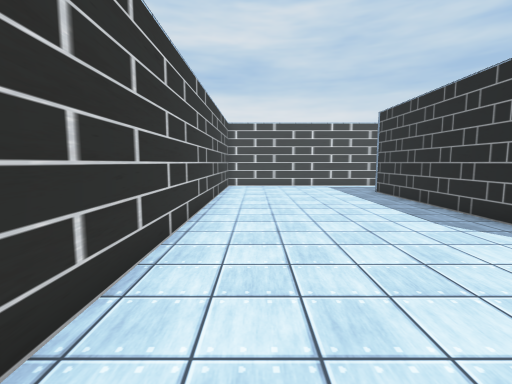
[1] (above)

20 first-person views from a walk through a Unity game level. The camera is 1.5 m above the floor, tilts 6° down and sees 85° across. The floor is counted in squares, 1 m on a side. Each view is taken from the middle of a square. On the plan, view 1 faces up. The plan holds only what a view shows up to about 14 squares ahead; the rest is blank. The place goes on beyond the plan. The player character is not drawn. Some surface patterns are stand-ins.

[2]
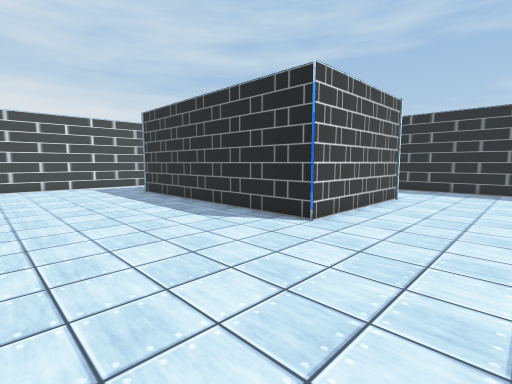

[3]
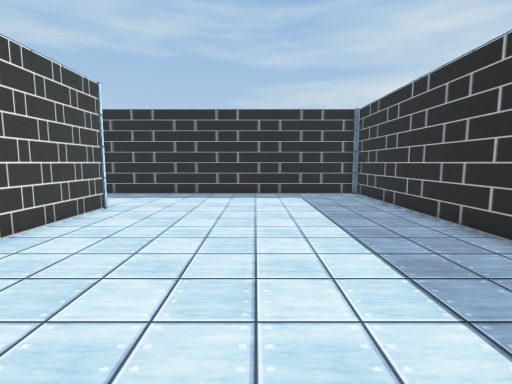

[4]
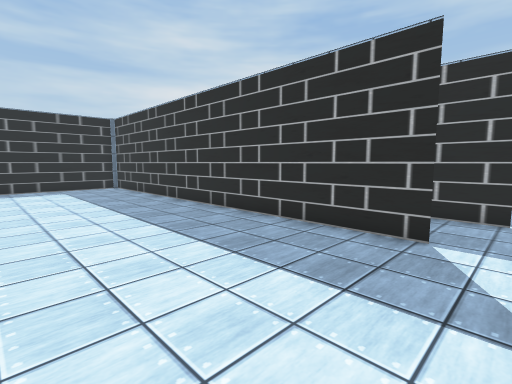

[5]
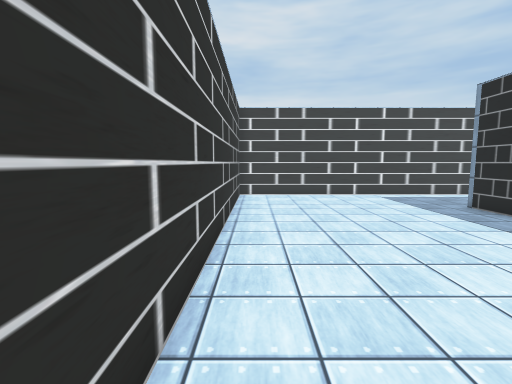

[6]
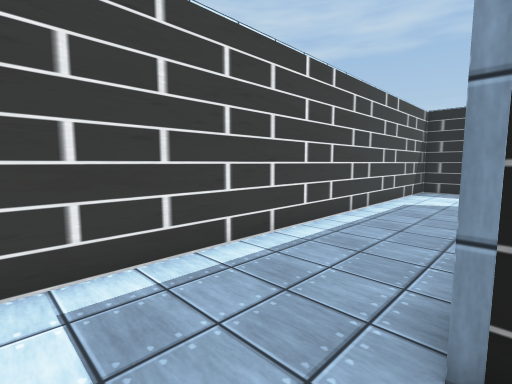

[7]
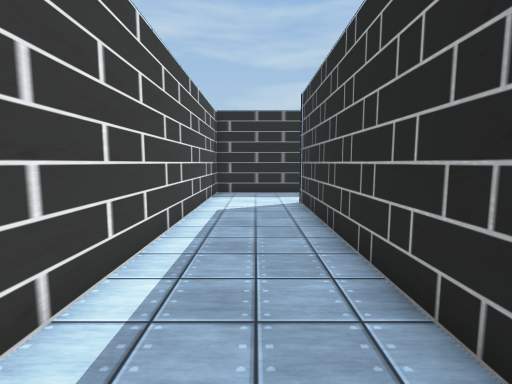

[8]
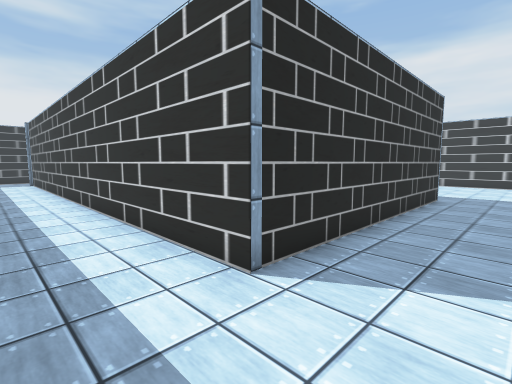

[9]
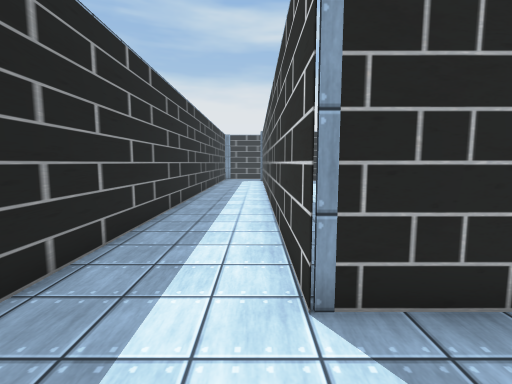

[10]
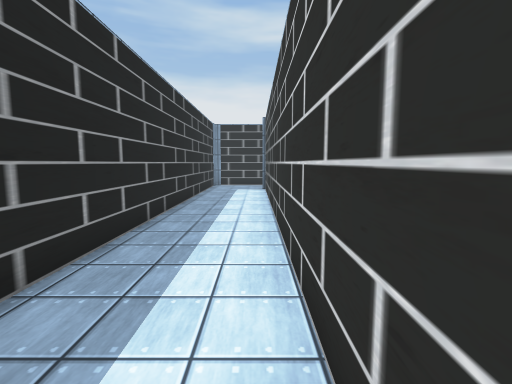

[11]
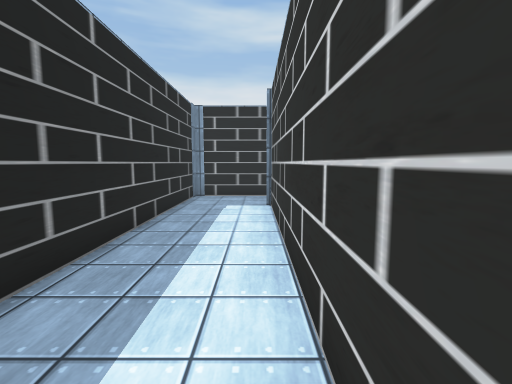

[12]
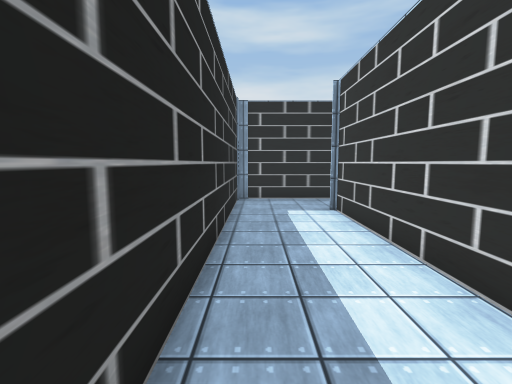

[13]
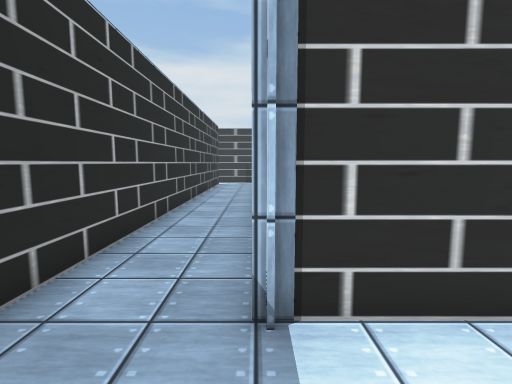

[14]
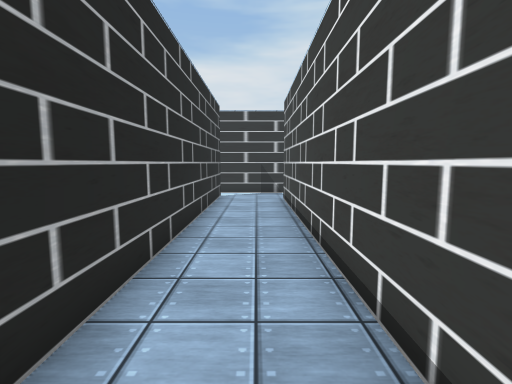

[15]
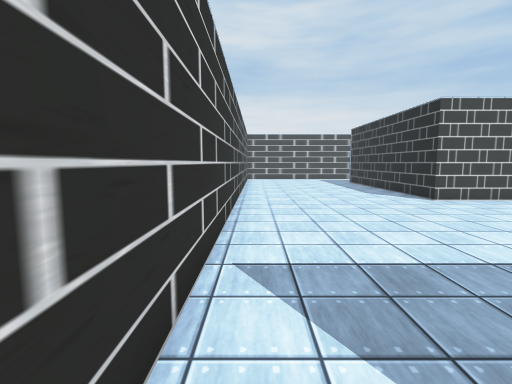

[16]
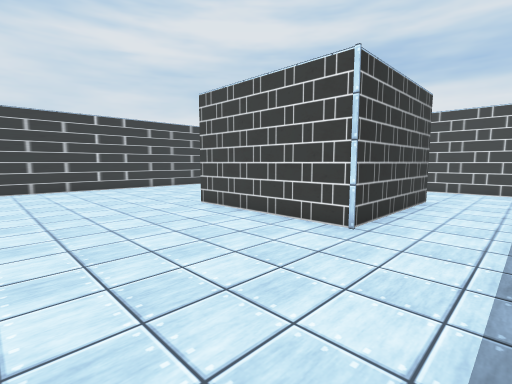

[17]
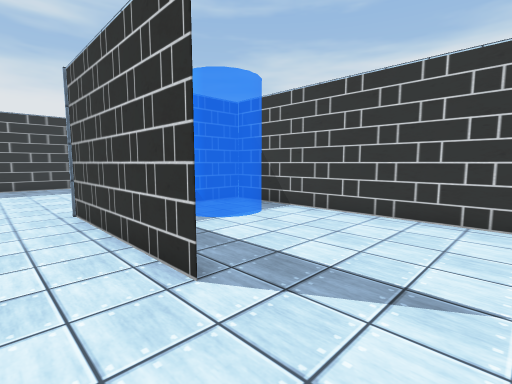

[18]
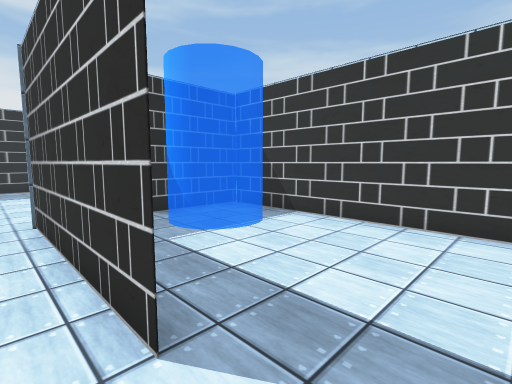

[19]
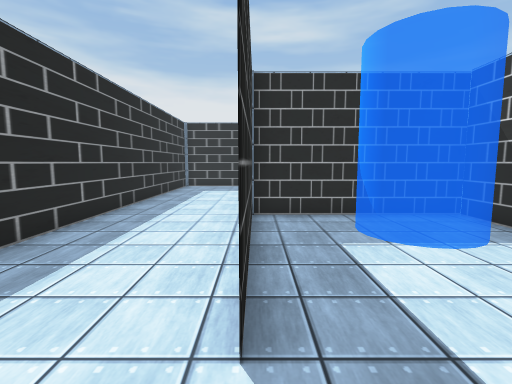

[20]
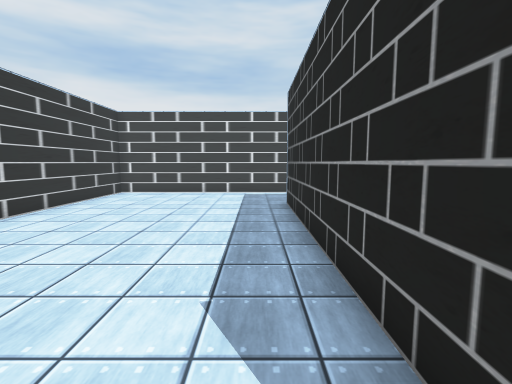

### Floor plan
Points are (right, up) in squares from view 1. A wall is a line through its corners. A room is listed if a view was taken in it or the views show most of it. See-through windows are left out.
Room 1 (views 1, 2, 3, 4, 5, 6, 7, 8, 9, 10, 11, 12, 13, 14, 15, 16, 17, 18, 19, 20)
walls: (6.1, 12.8) (6.1, 4) (12.1, 4) (12.1, 10.1) (12.1, 4) (6.1, 4) (6.1, 14.3) (16.5, 14.3) (16.5, -6.1); (14.4, 14.3) (11.4, 14.3); (10.9, -5.8) (0.5, -5.8); (0.2, -5.8) (16.5, -5.8) (16.5, 7.2); (-0.8, -8.6) (19.7, -8.6) (19.7, 18); (20.1, 17.9) (-1.7, 17.9) (-1.7, -8.8)

Positions as (right, up) in squares from view 1, and headings:
1: (0, 0), facing up
2: (0, 0), facing up-right
3: (3, -1), facing right
4: (-1, 0), facing down-right
5: (-1, 5), facing up
6: (4, 14), facing up-right
7: (6, 16), facing right
8: (19, 17), facing down-left
9: (17, 17), facing down
10: (17, 10), facing down
11: (17, 4), facing down
12: (19, 3), facing down
13: (19, -6), facing left
14: (12, -7), facing left
15: (-1, -7), facing up
16: (15, -2), facing up-left
17: (14, 13), facing down-left
18: (13, 12), facing down-left
19: (12, 12), facing down
20: (5, 4), facing up
